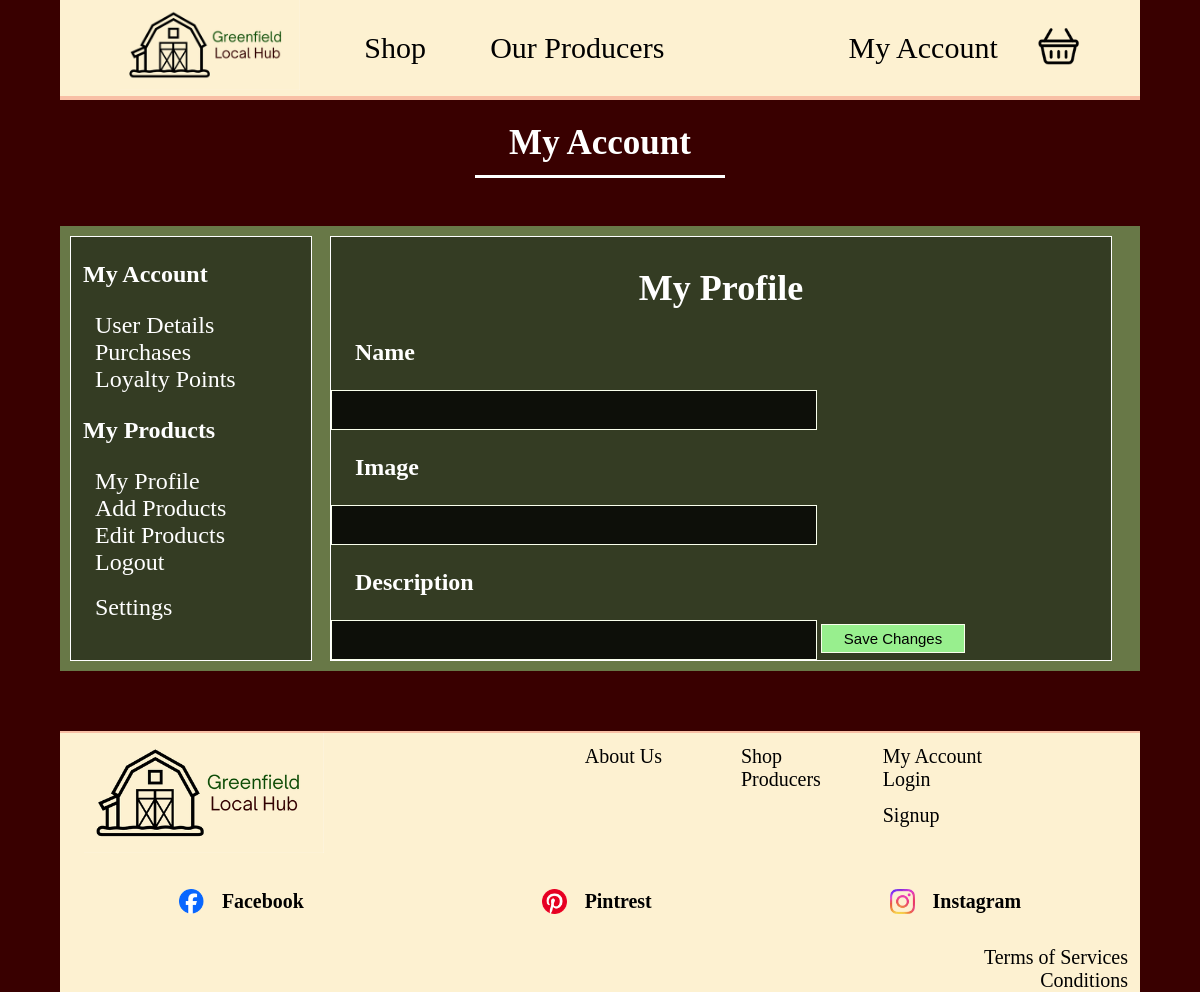
Before: /account_myProfile with the older database file.
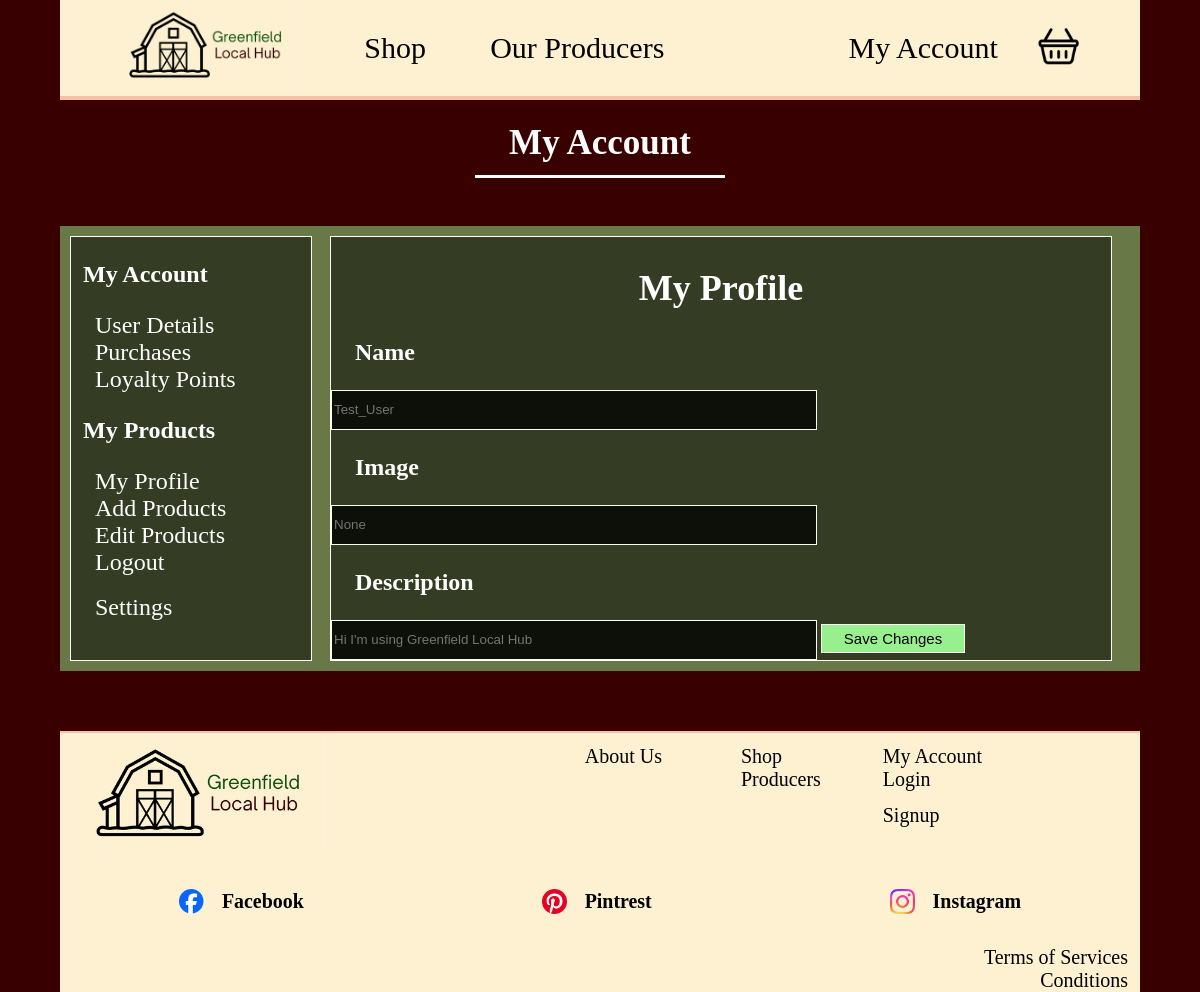
After: the same page with the newer database file.
### tables this page shows
CREATE TABLE "Producer" (
	"Id" INTEGER NOT NULL, 
	"UserId" INTEGER, 
	"Name" VARCHAR, 
	"Image" VARCHAR, 
	"Description" VARCHAR, 
	PRIMARY KEY ("Id")
);

### app.py (the view, shortened to what this page needs)
@login_required
@app.route("/account_myProfile", methods=["GET", "POST"])
def myProfile():
    currentUserId = 1
    conn = engine.connect()
    currentProducerDetails = conn.execute(select([Producer]).where(Producer.c.UserId == currentUserId)).fetchone()
    return render_template("account_myProfile.html", currentProducerDetails=currentProducerDetails)

### templates/account_myProfile.html (shortened to what this page needs)
<!DOCTYPE html>
<html lang="en">
<head>
    <link rel="stylesheet" href="{{url_for('static', filename='/css/account.css')}}" />
</head>
<body>
    {% extends "base.html" %}
    {% block content %}
    <h1 class="title"> My Account </h1>
    <div class="underline"></div>
    <div class="dashboard">
        <div class="sideNav">
            <div class="myAccount">
                <h3> My Account</h3>
                <a href="account"> User Details </a>
                <a href="wip"> Purchases </a>
                <a href="wip"> Loyalty Points </a>
            </div>
            <div class="myProducts">
                <h3> My Products</h3>
                <a href="account_myProfile"> My Profile </a>
                <a href="account_addProducts"> Add Products </a>
                <a href="account_editProducts"> Edit Products</a>
            </div>
            <a href="/logout"> Logout </a>
            <br><br>
            <div class="settings">
                <a href="wip"> Settings </a>
            </div>
        </div>
        <form method="POST" class="sideContainer">
            <h2> My Profile </h2>
                <h3> Name </h3>
                <input id="name" name="name" placeholder="{{ currentProducerDetails[2] }}">
                <h3> Image </h3>
                <input id="image" name="image" placeholder="{{ currentProducerDetails[3] }}">
                <h3> Description </h3>
                <input id="description" name="description" placeholder="{{ currentProducerDetails[4] }}">
            <button class="button" type="submit"> Save Changes </button>
        </form>
    </div>
    {% endblock %}

Changed rows visible on the page:
added Producer: name "Test_User", description "Hi I'm using Greenfield Local Hub"
Other visible differences:
form field image: (not shown) → "None"
